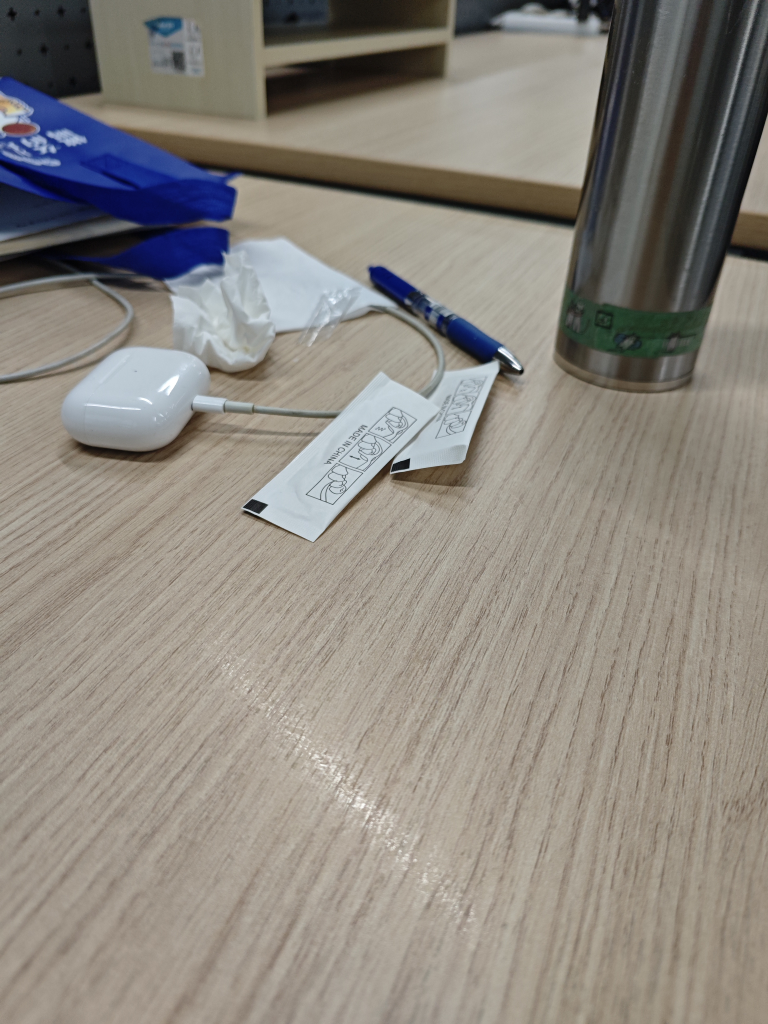
#> input picture image1.jpg, 3072 x 4096 px, found by its file name (shown at 1/4 size)
$ python epipolar_demo.py
#> lines starting #> are read from the running program, lines starting #| are printed output that depends on the picture
### geometry/feature_matching.py
import cv2


class FeatureMatcher:

    def __init__(self):

        # ORB detector
        self.orb = cv2.ORB_create(2000)

        # matcher
        self.matcher = cv2.BFMatcher(cv2.NORM_HAMMING, crossCheck=True)

    def match(self, img1, img2):

        # detect features
        kp1, des1 = self.orb.detectAndCompute(img1, None)
        kp2, des2 = self.orb.detectAndCompute(img2, None)

        # match
        matches = self.matcher.match(des1, des2)

        # sort
        matches = sorted(matches, key=lambda x: x.distance)

        return kp1, kp2, matches

### geometry/epipolar.py
import cv2
import numpy as np


class EpipolarGeometry:
    def compute_fundamental(self, kp1, kp2, matches):
        """
        Compute fundamental matrix F from matched keypoints.

        Returns:
            F: (3,3) fundamental matrix
            pts1: (N,2) int32 points in image1
            pts2: (N,2) int32 points in image2
            mask: (N,1) inlier mask from RANSAC
        """
        pts1 = []
        pts2 = []

        for m in matches:
            pts1.append(kp1[m.queryIdx].pt)
            pts2.append(kp2[m.trainIdx].pt)

        pts1 = np.int32(pts1)
        pts2 = np.int32(pts2)

        F, mask = cv2.findFundamentalMat(
            pts1,
            pts2,
            cv2.FM_RANSAC
        )

        return F, pts1, pts2, mask

def draw_epilines(img1, img2, lines, pts1, pts2):
    """
    Draw epipolar lines on img1 and corresponding points on both images.

    Args:
        img1, img2: grayscale images
        lines: epilines corresponding to pts2 (shape (N,3))
        pts1, pts2: point arrays (N,2)
    """
    r, c = img1.shape

    img1_color = cv2.cvtColor(img1, cv2.COLOR_GRAY2BGR)
    img2_color = cv2.cvtColor(img2, cv2.COLOR_GRAY2BGR)

    for r_line, pt1, pt2 in zip(lines, pts1, pts2):
        color = tuple(np.random.randint(0, 255, 3).tolist())

        # line: ax + by + c = 0
        if abs(float(r_line[1])) < 1e-12:
            continue

        x0, y0 = map(int, [0, -r_line[2] / r_line[1]])
        x1, y1 = map(int, [c, -(r_line[2] + r_line[0] * c) / r_line[1]])

        img1_color = cv2.line(img1_color, (x0, y0), (x1, y1), color, 1)
        img1_color = cv2.circle(img1_color, tuple(map(int, pt1)), 5, color, -1)
        img2_color = cv2.circle(img2_color, tuple(map(int, pt2)), 5, color, -1)

    return img1_color, img2_color

### demos/epipolar_demo.py
import os
import cv2
import matplotlib.pyplot as plt

from geometry.feature_matching import FeatureMatcher
from geometry.epipolar import EpipolarGeometry, draw_epilines

# 读取图像（可通过 opl demo epipolar --image1 a.jpg --image2 b.jpg 指定）
path1 = os.environ.get("OPL_DEMO_IMAGE1") or "image1.jpg"
path2 = os.environ.get("OPL_DEMO_IMAGE2") or "image2.jpg"
img1 = cv2.imread(path1, 0)
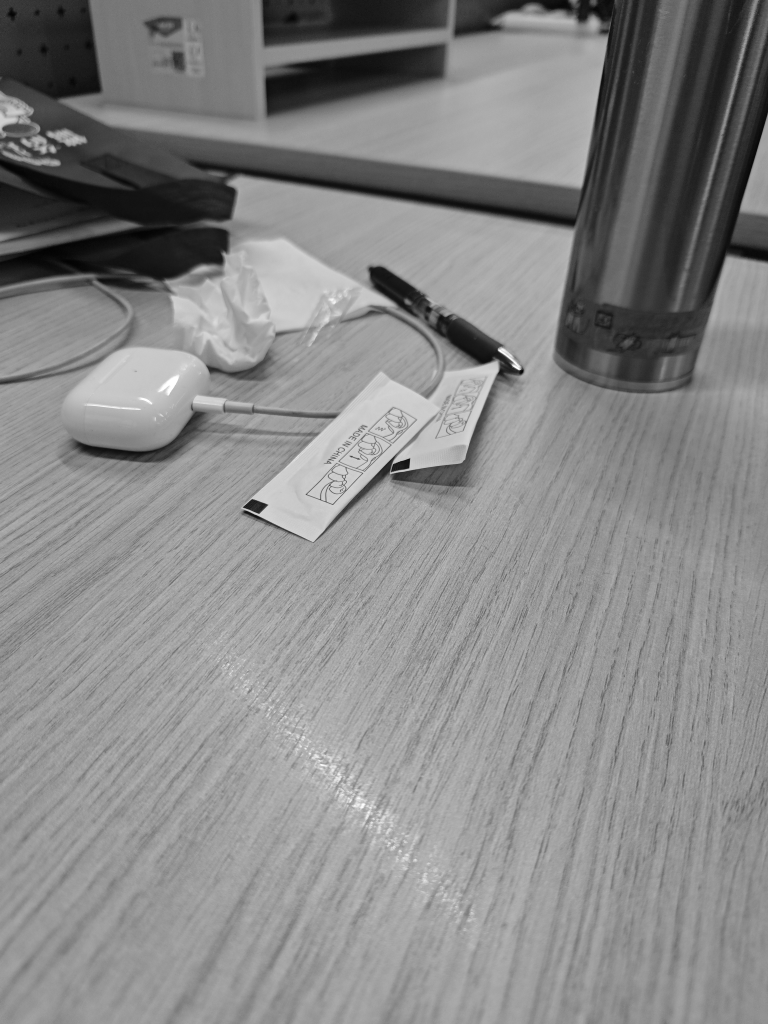
#> img1: shape (4096, 3072) (shown at 1/4 size); min 0, max 255, mean 135.8
img2 = cv2.imread(path2, 0)
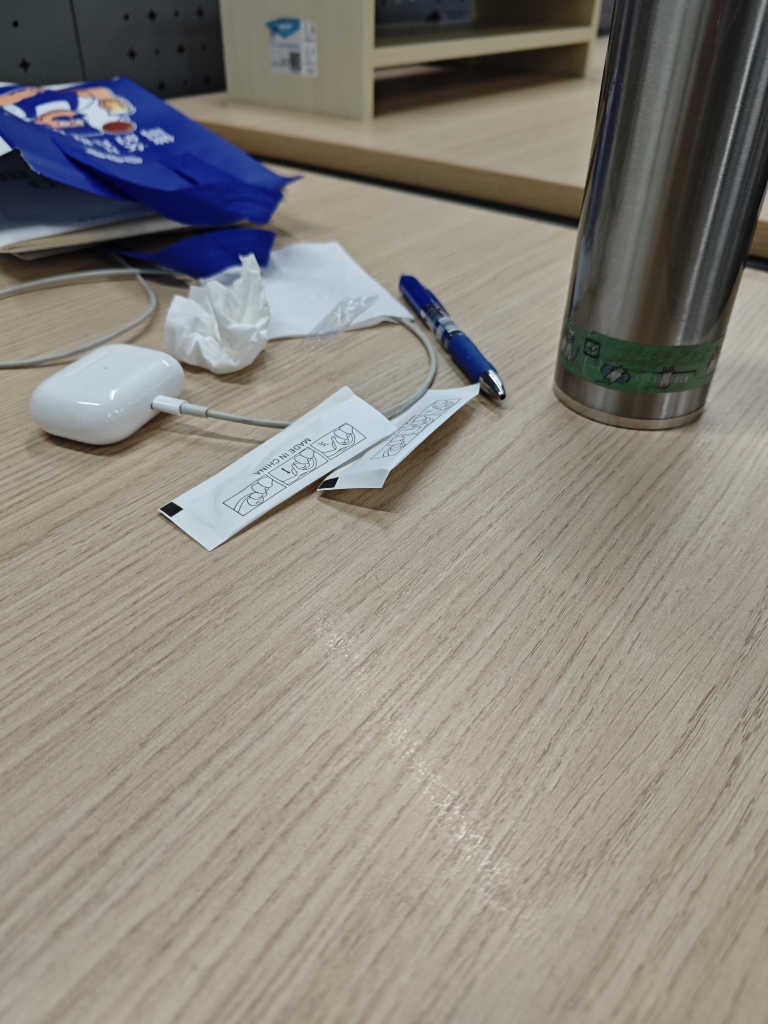
#> input picture image2.jpg, 3072 x 4096 px, found by its file name (shown at 1/4 size)
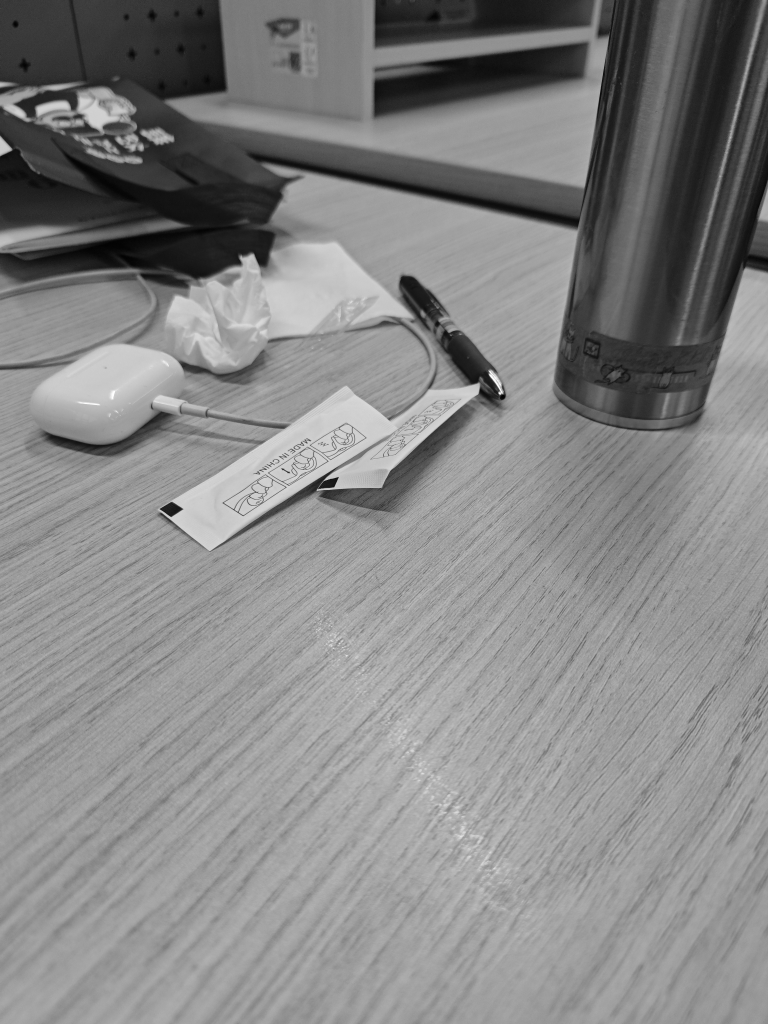
#> img2: shape (4096, 3072) (shown at 1/4 size); min 0, max 255, mean 133.9
if img1 is None or img2 is None:
    raise FileNotFoundError(f"Images not found: {path1!r}, {path2!r}")

# 特征匹配
matcher = FeatureMatcher()
kp1, kp2, matches = matcher.match(img1, img2)
#> in match, `kp1, des1 = self.orb.detectAndCompute(img1, None)`: kp1 = 2000 keypoints; strongest (x, y, size): (973, 2028, 37.2), (1637, 1835, 44.6), (972, 2029, 31), (1634, 1838, 111.1)
#> in match, `kp2, des2 = self.orb.detectAndCompute(img2, None)`: kp2 = 2000 keypoints; strongest (x, y, size): (1995, 1572, 64.3), (1999, 1576, 64.3), (1998, 1575, 77.1), (1996, 1570, 77.1)
#> in match, `matches = self.matcher.match(des1, des2)`: matches = 763 matches
#> matches = 763 matches

# 计算F矩阵
epi = EpipolarGeometry()
F, pts1, pts2, mask = epi.compute_fundamental(kp1, kp2, matches)
#> after the loop in compute_fundamental, `for m in matches:`: pts1 = 763 pairs, first value 92.57 to 2091, second value 465.8 to 3039.6; pts2 = 763 pairs, first value 107.5 to 2015, second value 430 to 2066.4
#> in compute_fundamental, `pts1 = np.int32(pts1)`: pts1 = 763 pairs, first value 92 to 2091, second value 465 to 3039
#> in compute_fundamental, `pts2 = np.int32(pts2)`: pts2 = 763 pairs, first value 107 to 2015, second value 429 to 2066
#> in compute_fundamental, `F, mask = cv2.findFundamentalMat( pts1, pts2, cv2.FM_RANSAC )`: F = [[-9.02e-08, 1.93e-06, -0.00151], [-2.17e-06, 9.95e-07, 0.00424], [0.00196, -0.00632, 1]]; mask = 763 values, max 1 at index 0, min 0 at index 1, mean 0.529

# 选内点
pts1 = pts1[mask.ravel()==1]
#> pts1 = 404 pairs, first value 92 to 2045, second value 558 to 2994
pts2 = pts2[mask.ravel()==1]
#> pts2 = 404 pairs, first value 472 to 2002, second value 555 to 2063

# 计算对极线
lines1 = cv2.computeCorrespondEpilines(
    pts2.reshape(-1,1,2), 2, F
)
#> lines1 = 404 rows, first 8: [0.112, -0.994, 622.6], [-0.72, -0.694, 2323.2], [-0.804, -0.595, 2433.4], [-0.693, -0.721, 2283.9], [-0.709, -0.705, 2307.9], [-0.804, -0.595, 2433.4], [-0.71, -0.704, 2309.3], [-0.675, -0.738, 2256.7]
lines1 = lines1.reshape(-1,3)

# 绘制
img1_epi, img2_epi = draw_epilines(
    img1, img2,
    lines1,
    pts1, pts2
)
#> the loop in draw_epilines, `for r_line, pt1, pt2 in zip(lines, pts1, pts2):` made 404 passes
#> (r_line, pt1, pt2, color, y0, y1) on passes 1 to 3: ([0.112, -0.994, 622.6], [236, 654], [564, 644], (172, 47, 117), 626, 972), ([-0.72, -0.694, 2323.2], [1488, 1801], [1380, 1761], (192, 67, 251), 3346, 161), ([-0.804, -0.595, 2433.4], [1993, 1398], [1955, 1490], (195, 103, 9), 4091, -60)
#> after the loop in draw_epilines, `for r_line, pt1, pt2 in zip(lines, pts1, pts2):`:
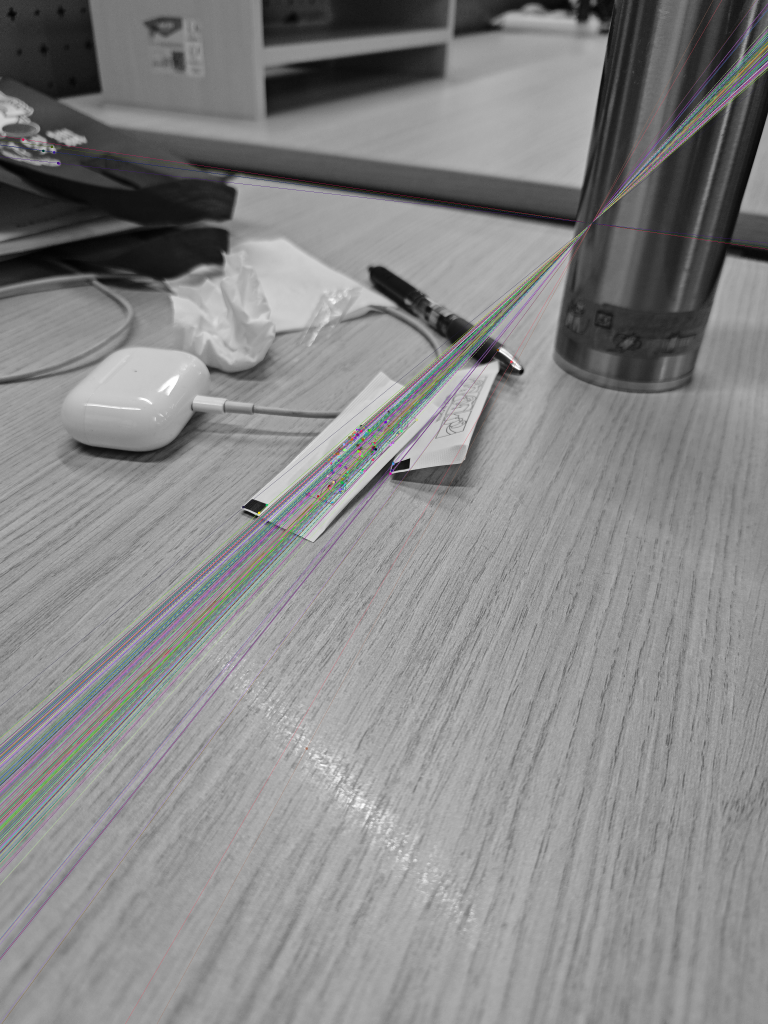
#> img1_color: shape (4096, 3072, 3) (shown at 1/4 size); mean B, G, R 135, 134.8, 134.8

plt.figure(figsize=(10,5))

plt.subplot(1,2,1)
plt.imshow(img1_epi)
plt.title("Epipolar Lines (Image1)")

plt.subplot(1,2,2)
plt.imshow(img2_epi)
plt.title("Matched Points (Image2)")

plt.show()
#> figure, not shown here; B, G, R data is drawn as R, G, B
